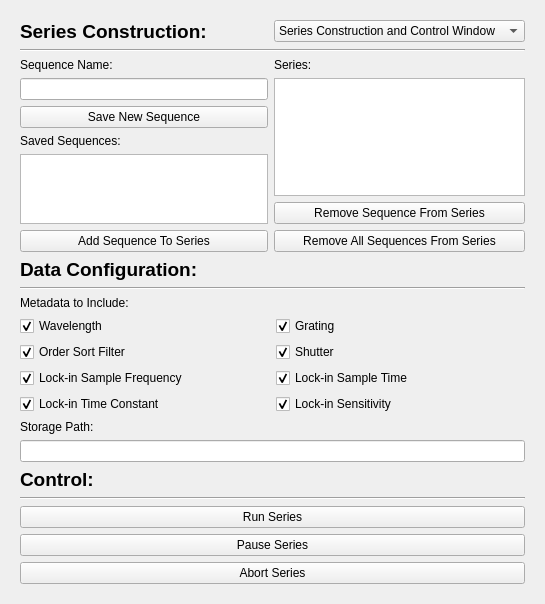
<?xml version="1.0" encoding="UTF-8"?>
<ui version="4.0">
 <class>Form</class>
 <widget class="QWidget" name="Form">
  <property name="geometry">
   <rect>
    <x>0</x>
    <y>0</y>
    <width>516</width>
    <height>510</height>
   </rect>
  </property>
  <property name="windowTitle">
   <string>Form</string>
  </property>
  <layout class="QGridLayout" name="gridLayout">
   <item row="0" column="1">
    <widget class="QStackedWidget" name="automation_window">
     <property name="currentIndex">
      <number>0</number>
     </property>
     <widget class="QWidget" name="SeriesConstructionAndControlWindow">
      <layout class="QGridLayout" name="gridLayout_12">
       <item row="4" column="0" colspan="2">
        <widget class="QLabel" name="auto_data_label">
         <property name="font">
          <font>
           <pointsize>14</pointsize>
           <weight>75</weight>
           <bold>true</bold>
          </font>
         </property>
         <property name="text">
          <string>Data Configuration:</string>
         </property>
        </widget>
       </item>
       <item row="3" column="0">
        <layout class="QGridLayout" name="gridLayout_9">
         <item row="0" column="0">
          <widget class="QLabel" name="auto_series_sequence_name_label">
           <property name="text">
            <string>Sequence Name:</string>
           </property>
          </widget>
         </item>
         <item row="4" column="0">
          <widget class="QListWidget" name="auto_series_savedsequences_list"/>
         </item>
         <item row="2" column="0">
          <widget class="QPushButton" name="auto_series_sequence_save_button">
           <property name="text">
            <string>Save New Sequence</string>
           </property>
          </widget>
         </item>
         <item row="1" column="0">
          <widget class="QLineEdit" name="auto_series_sequence_name_ledit"/>
         </item>
         <item row="3" column="0">
          <widget class="QLabel" name="auto_series_savedsequences_label">
           <property name="text">
            <string>Saved Sequences:</string>
           </property>
          </widget>
         </item>
         <item row="5" column="0">
          <widget class="QPushButton" name="auto_series_addsequencestoseries_button">
           <property name="text">
            <string>Add Sequence To Series</string>
           </property>
          </widget>
         </item>
        </layout>
       </item>
       <item row="3" column="1">
        <layout class="QGridLayout" name="gridLayout_10">
         <item row="2" column="0">
          <widget class="QPushButton" name="auto_series_removesequencefromseries_button">
           <property name="text">
            <string>Remove Sequence From Series</string>
           </property>
          </widget>
         </item>
         <item row="0" column="0">
          <widget class="QLabel" name="auto_series_series_label">
           <property name="text">
            <string>Series:</string>
           </property>
          </widget>
         </item>
         <item row="1" column="0">
          <widget class="QListWidget" name="auto_series_series_list"/>
         </item>
         <item row="3" column="0">
          <widget class="QPushButton" name="auto_series_removeallsequencesfromseries_button">
           <property name="text">
            <string>Remove All Sequences From Series</string>
           </property>
          </widget>
         </item>
        </layout>
       </item>
       <item row="10" column="0" colspan="2">
        <widget class="QPushButton" name="auto_control_pauseseries_button">
         <property name="text">
          <string>Pause Series</string>
         </property>
        </widget>
       </item>
       <item row="2" column="0" colspan="2">
        <widget class="Line" name="line_3">
         <property name="orientation">
          <enum>Qt::Horizontal</enum>
         </property>
        </widget>
       </item>
       <item row="5" column="0" colspan="2">
        <widget class="Line" name="line_4">
         <property name="orientation">
          <enum>Qt::Horizontal</enum>
         </property>
        </widget>
       </item>
       <item row="6" column="0" colspan="2">
        <layout class="QGridLayout" name="gridLayout_11">
         <item row="5" column="2">
          <widget class="QCheckBox" name="data_configuration_metadata_lockin_sensitivity_cbox">
           <property name="sizePolicy">
            <sizepolicy hsizetype="Minimum" vsizetype="Maximum">
             <horstretch>0</horstretch>
             <verstretch>0</verstretch>
            </sizepolicy>
           </property>
           <property name="text">
            <string>Lock-in Sensitivity</string>
           </property>
           <property name="checked">
            <bool>true</bool>
           </property>
          </widget>
         </item>
         <item row="3" column="1">
          <widget class="QCheckBox" name="auto_data_metadata_osf_cbox">
           <property name="sizePolicy">
            <sizepolicy hsizetype="Minimum" vsizetype="Maximum">
             <horstretch>0</horstretch>
             <verstretch>0</verstretch>
            </sizepolicy>
           </property>
           <property name="text">
            <string>Order Sort Filter</string>
           </property>
           <property name="checked">
            <bool>true</bool>
           </property>
          </widget>
         </item>
         <item row="1" column="2" rowspan="2">
          <widget class="QCheckBox" name="data_configuration_metadata_grating_cbox">
           <property name="sizePolicy">
            <sizepolicy hsizetype="Minimum" vsizetype="Maximum">
             <horstretch>0</horstretch>
             <verstretch>0</verstretch>
            </sizepolicy>
           </property>
           <property name="text">
            <string>Grating</string>
           </property>
           <property name="checked">
            <bool>true</bool>
           </property>
          </widget>
         </item>
         <item row="4" column="1">
          <widget class="QCheckBox" name="auto_data_metadata_lockinfs_cbox">
           <property name="sizePolicy">
            <sizepolicy hsizetype="Minimum" vsizetype="Maximum">
             <horstretch>0</horstretch>
             <verstretch>0</verstretch>
            </sizepolicy>
           </property>
           <property name="text">
            <string>Lock-in Sample Frequency</string>
           </property>
           <property name="checked">
            <bool>true</bool>
           </property>
          </widget>
         </item>
         <item row="1" column="1" rowspan="2">
          <widget class="QCheckBox" name="auto_data_metadata_wavelength_cbox">
           <property name="sizePolicy">
            <sizepolicy hsizetype="Minimum" vsizetype="Maximum">
             <horstretch>0</horstretch>
             <verstretch>0</verstretch>
            </sizepolicy>
           </property>
           <property name="text">
            <string>Wavelength</string>
           </property>
           <property name="checked">
            <bool>true</bool>
           </property>
          </widget>
         </item>
         <item row="6" column="1" colspan="2">
          <widget class="QLabel" name="auto_data_storagepath_label">
           <property name="text">
            <string>Storage Path:</string>
           </property>
          </widget>
         </item>
         <item row="5" column="1">
          <widget class="QCheckBox" name="auto_data_metadata_lockintimeconstant_cbox">
           <property name="sizePolicy">
            <sizepolicy hsizetype="Minimum" vsizetype="Maximum">
             <horstretch>0</horstretch>
             <verstretch>0</verstretch>
            </sizepolicy>
           </property>
           <property name="text">
            <string>Lock-in Time Constant</string>
           </property>
           <property name="checked">
            <bool>true</bool>
           </property>
          </widget>
         </item>
         <item row="3" column="2">
          <widget class="QCheckBox" name="data_configuration_metadata_shutter_cbox">
           <property name="sizePolicy">
            <sizepolicy hsizetype="Minimum" vsizetype="Maximum">
             <horstretch>0</horstretch>
             <verstretch>0</verstretch>
            </sizepolicy>
           </property>
           <property name="text">
            <string>Shutter</string>
           </property>
           <property name="checked">
            <bool>true</bool>
           </property>
          </widget>
         </item>
         <item row="4" column="2">
          <widget class="QCheckBox" name="data_configuration_metadata_lockints_cbox">
           <property name="sizePolicy">
            <sizepolicy hsizetype="Minimum" vsizetype="Maximum">
             <horstretch>0</horstretch>
             <verstretch>0</verstretch>
            </sizepolicy>
           </property>
           <property name="text">
            <string>Lock-in Sample Time</string>
           </property>
           <property name="checked">
            <bool>true</bool>
           </property>
          </widget>
         </item>
         <item row="0" column="1" colspan="2">
          <widget class="QLabel" name="auto_data_metadatatoinclude_label">
           <property name="text">
            <string>Metadata to Include:</string>
           </property>
          </widget>
         </item>
         <item row="7" column="1" colspan="2">
          <widget class="QLineEdit" name="auto_data_storagepath_ledit"/>
         </item>
        </layout>
       </item>
       <item row="9" column="0" colspan="2">
        <widget class="QPushButton" name="auto_control_runseries_button">
         <property name="text">
          <string>Run Series</string>
         </property>
        </widget>
       </item>
       <item row="8" column="0" colspan="2">
        <widget class="Line" name="line_5">
         <property name="orientation">
          <enum>Qt::Horizontal</enum>
         </property>
        </widget>
       </item>
       <item row="11" column="0" colspan="2">
        <widget class="QPushButton" name="auto_control_abortseries_button">
         <property name="text">
          <string>Abort Series</string>
         </property>
        </widget>
       </item>
       <item row="7" column="0" colspan="2">
        <widget class="QLabel" name="auto_control_label">
         <property name="font">
          <font>
           <pointsize>14</pointsize>
           <weight>75</weight>
           <bold>true</bold>
          </font>
         </property>
         <property name="text">
          <string>Control:</string>
         </property>
        </widget>
       </item>
       <item row="1" column="0">
        <widget class="QLabel" name="label">
         <property name="font">
          <font>
           <pointsize>14</pointsize>
           <weight>75</weight>
           <bold>true</bold>
          </font>
         </property>
         <property name="text">
          <string>Series Construction:</string>
         </property>
        </widget>
       </item>
       <item row="1" column="1">
        <widget class="QComboBox" name="auto_window_select_combobox_0">
         <item>
          <property name="text">
           <string>Series Construction and Control Window</string>
          </property>
         </item>
         <item>
          <property name="text">
           <string>Sequence Parameters Window</string>
          </property>
         </item>
        </widget>
       </item>
      </layout>
     </widget>
     <widget class="QWidget" name="SequenceParametersWindow">
      <layout class="QGridLayout" name="gridLayout_2">
       <item row="15" column="1">
        <widget class="QLineEdit" name="sequence_lockin_timeconstant_ledit"/>
       </item>
       <item row="5" column="0">
        <widget class="QLabel" name="sequence_monochromator_stepsize_label">
         <property name="sizePolicy">
          <sizepolicy hsizetype="Preferred" vsizetype="Maximum">
           <horstretch>0</horstretch>
           <verstretch>0</verstretch>
          </sizepolicy>
         </property>
         <property name="text">
          <string>Step Size (um.): </string>
         </property>
        </widget>
       </item>
       <item row="4" column="0">
        <widget class="QLabel" name="sequence_monochromator_endwave_label">
         <property name="sizePolicy">
          <sizepolicy hsizetype="Preferred" vsizetype="Maximum">
           <horstretch>0</horstretch>
           <verstretch>0</verstretch>
          </sizepolicy>
         </property>
         <property name="text">
          <string>End Wavelength (um.): </string>
         </property>
        </widget>
       </item>
       <item row="10" column="0">
        <widget class="QLabel" name="sequence_monochromator_osf2osf3_label">
         <property name="sizePolicy">
          <sizepolicy hsizetype="Preferred" vsizetype="Maximum">
           <horstretch>0</horstretch>
           <verstretch>0</verstretch>
          </sizepolicy>
         </property>
         <property name="text">
          <string>OSF2 to OSF3 Transition Wavelength (um.):</string>
         </property>
        </widget>
       </item>
       <item row="15" column="0">
        <widget class="QLabel" name="sequence_lockin_timeconstant_label">
         <property name="text">
          <string>Time Constant (s.):</string>
         </property>
        </widget>
       </item>
       <item row="2" column="0" colspan="2">
        <widget class="Line" name="line">
         <property name="orientation">
          <enum>Qt::Horizontal</enum>
         </property>
        </widget>
       </item>
       <item row="10" column="1">
        <widget class="QLineEdit" name="sequence_monochromator_osf2osf3_ledit"/>
       </item>
       <item row="7" column="1">
        <widget class="QLineEdit" name="sequence_monochromator_g2g3_ledit"/>
       </item>
       <item row="16" column="0">
        <widget class="QLabel" name="sequence_lockin_sensitivity_label">
         <property name="text">
          <string>Sensitivity String:</string>
         </property>
        </widget>
       </item>
       <item row="3" column="0">
        <widget class="QLabel" name="sequence_monochromator_startwave_label">
         <property name="sizePolicy">
          <sizepolicy hsizetype="Preferred" vsizetype="Maximum">
           <horstretch>0</horstretch>
           <verstretch>0</verstretch>
          </sizepolicy>
         </property>
         <property name="text">
          <string>Start Wavelength (um.):</string>
         </property>
        </widget>
       </item>
       <item row="8" column="0">
        <widget class="QLabel" name="sequence_monochromator_noosfosf1_label">
         <property name="sizePolicy">
          <sizepolicy hsizetype="Preferred" vsizetype="Maximum">
           <horstretch>0</horstretch>
           <verstretch>0</verstretch>
          </sizepolicy>
         </property>
         <property name="text">
          <string>No OSF to OSF1 Transition Wavelength (um.):</string>
         </property>
        </widget>
       </item>
       <item row="8" column="1">
        <widget class="QLineEdit" name="sequence_monochromator_noosfosf1_ledit"/>
       </item>
       <item row="4" column="1">
        <widget class="QLineEdit" name="sequence_monochromator_endwave_ledit"/>
       </item>
       <item row="7" column="0">
        <widget class="QLabel" name="sequence_monochromator_g2g3_label">
         <property name="sizePolicy">
          <sizepolicy hsizetype="Preferred" vsizetype="Maximum">
           <horstretch>0</horstretch>
           <verstretch>0</verstretch>
          </sizepolicy>
         </property>
         <property name="text">
          <string>G2 to G3 Transition Wavelength (um.):</string>
         </property>
        </widget>
       </item>
       <item row="14" column="1">
        <widget class="QLineEdit" name="sequence_lockin_sampletime_ledit"/>
       </item>
       <item row="12" column="0" colspan="2">
        <widget class="Line" name="line_2">
         <property name="orientation">
          <enum>Qt::Horizontal</enum>
         </property>
        </widget>
       </item>
       <item row="6" column="0">
        <widget class="QLabel" name="sequence_monochromator_g1g2_label">
         <property name="sizePolicy">
          <sizepolicy hsizetype="Preferred" vsizetype="Maximum">
           <horstretch>0</horstretch>
           <verstretch>0</verstretch>
          </sizepolicy>
         </property>
         <property name="text">
          <string>G1 to G2 Transition Wavelength (um.):</string>
         </property>
        </widget>
       </item>
       <item row="14" column="0">
        <widget class="QLabel" name="sequence_lockin_sampletime_label">
         <property name="text">
          <string>Sample Time (s.):</string>
         </property>
        </widget>
       </item>
       <item row="6" column="1">
        <widget class="QLineEdit" name="sequence_monochromator_g1g2_ledit"/>
       </item>
       <item row="3" column="1">
        <widget class="QLineEdit" name="sequence_monochromator_startwave_ledit"/>
       </item>
       <item row="9" column="0">
        <widget class="QLabel" name="sequence_monochromator_osf1osf2_label">
         <property name="sizePolicy">
          <sizepolicy hsizetype="Preferred" vsizetype="Maximum">
           <horstretch>0</horstretch>
           <verstretch>0</verstretch>
          </sizepolicy>
         </property>
         <property name="text">
          <string>OSF1 to OSF2 Transition Wavelength (um.):</string>
         </property>
        </widget>
       </item>
       <item row="11" column="0">
        <widget class="QLabel" name="sequence_lockin_label">
         <property name="sizePolicy">
          <sizepolicy hsizetype="Preferred" vsizetype="Maximum">
           <horstretch>0</horstretch>
           <verstretch>0</verstretch>
          </sizepolicy>
         </property>
         <property name="font">
          <font>
           <pointsize>12</pointsize>
           <weight>75</weight>
           <bold>true</bold>
          </font>
         </property>
         <property name="text">
          <string>Lock-In:</string>
         </property>
        </widget>
       </item>
       <item row="9" column="1">
        <widget class="QLineEdit" name="sequence_monochromator_osf1osf2_ledit"/>
       </item>
       <item row="16" column="1">
        <widget class="QLineEdit" name="sequence_lockin_sensitivity_ledit"/>
       </item>
       <item row="13" column="0">
        <widget class="QLabel" name="sequence_lockin_samplefreq_label">
         <property name="text">
          <string>Sample Frequency (Hz.):</string>
         </property>
        </widget>
       </item>
       <item row="5" column="1">
        <widget class="QLineEdit" name="sequence_monochromator_stepsize_ledit"/>
       </item>
       <item row="0" column="1">
        <widget class="QComboBox" name="auto_window_select_combobox_1">
         <item>
          <property name="text">
           <string>Series Construction and Control Window</string>
          </property>
         </item>
         <item>
          <property name="text">
           <string>Sequence Parameters Window</string>
          </property>
         </item>
        </widget>
       </item>
       <item row="0" column="0">
        <widget class="QLabel" name="sequence_monochromator_label">
         <property name="sizePolicy">
          <sizepolicy hsizetype="Preferred" vsizetype="Maximum">
           <horstretch>0</horstretch>
           <verstretch>0</verstretch>
          </sizepolicy>
         </property>
         <property name="font">
          <font>
           <pointsize>12</pointsize>
           <weight>75</weight>
           <bold>true</bold>
          </font>
         </property>
         <property name="text">
          <string>Monochromator:</string>
         </property>
        </widget>
       </item>
       <item row="13" column="1">
        <widget class="QComboBox" name="sequence_lockin_samplerate_combobox">
         <property name="currentText">
          <string>0.0625</string>
         </property>
         <item>
          <property name="text">
           <string>0.0625</string>
          </property>
         </item>
         <item>
          <property name="text">
           <string>0.125</string>
          </property>
         </item>
         <item>
          <property name="text">
           <string>0.250</string>
          </property>
         </item>
         <item>
          <property name="text">
           <string>0.5</string>
          </property>
         </item>
         <item>
          <property name="text">
           <string>1</string>
          </property>
         </item>
         <item>
          <property name="text">
           <string>2</string>
          </property>
         </item>
         <item>
          <property name="text">
           <string>4</string>
          </property>
         </item>
         <item>
          <property name="text">
           <string>8</string>
          </property>
         </item>
         <item>
          <property name="text">
           <string>16</string>
          </property>
         </item>
         <item>
          <property name="text">
           <string>32</string>
          </property>
         </item>
         <item>
          <property name="text">
           <string>64</string>
          </property>
         </item>
         <item>
          <property name="text">
           <string>128</string>
          </property>
         </item>
         <item>
          <property name="text">
           <string>256</string>
          </property>
         </item>
         <item>
          <property name="text">
           <string>512</string>
          </property>
         </item>
        </widget>
       </item>
      </layout>
     </widget>
    </widget>
   </item>
  </layout>
 </widget>
 <resources/>
 <connections/>
</ui>
